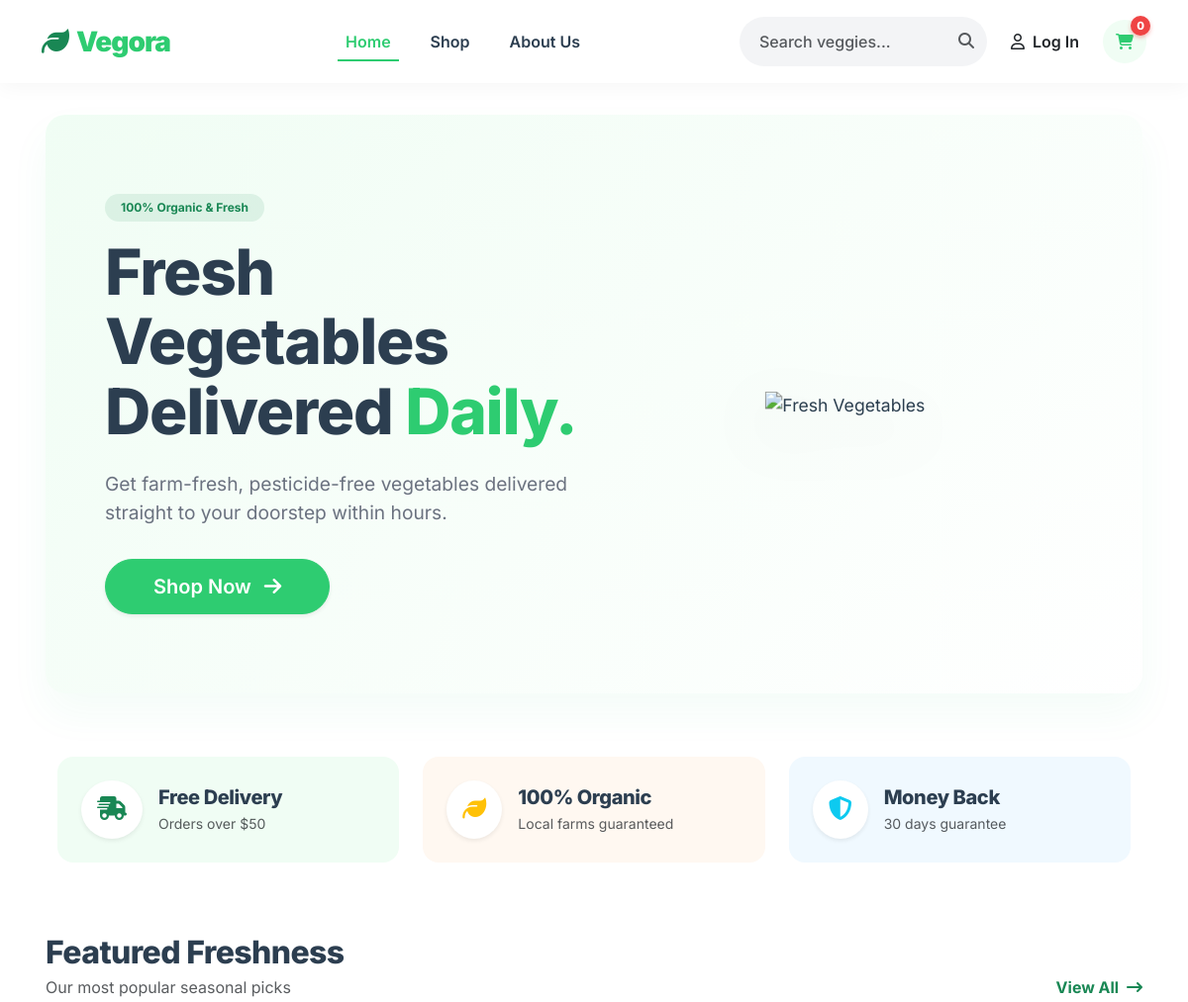
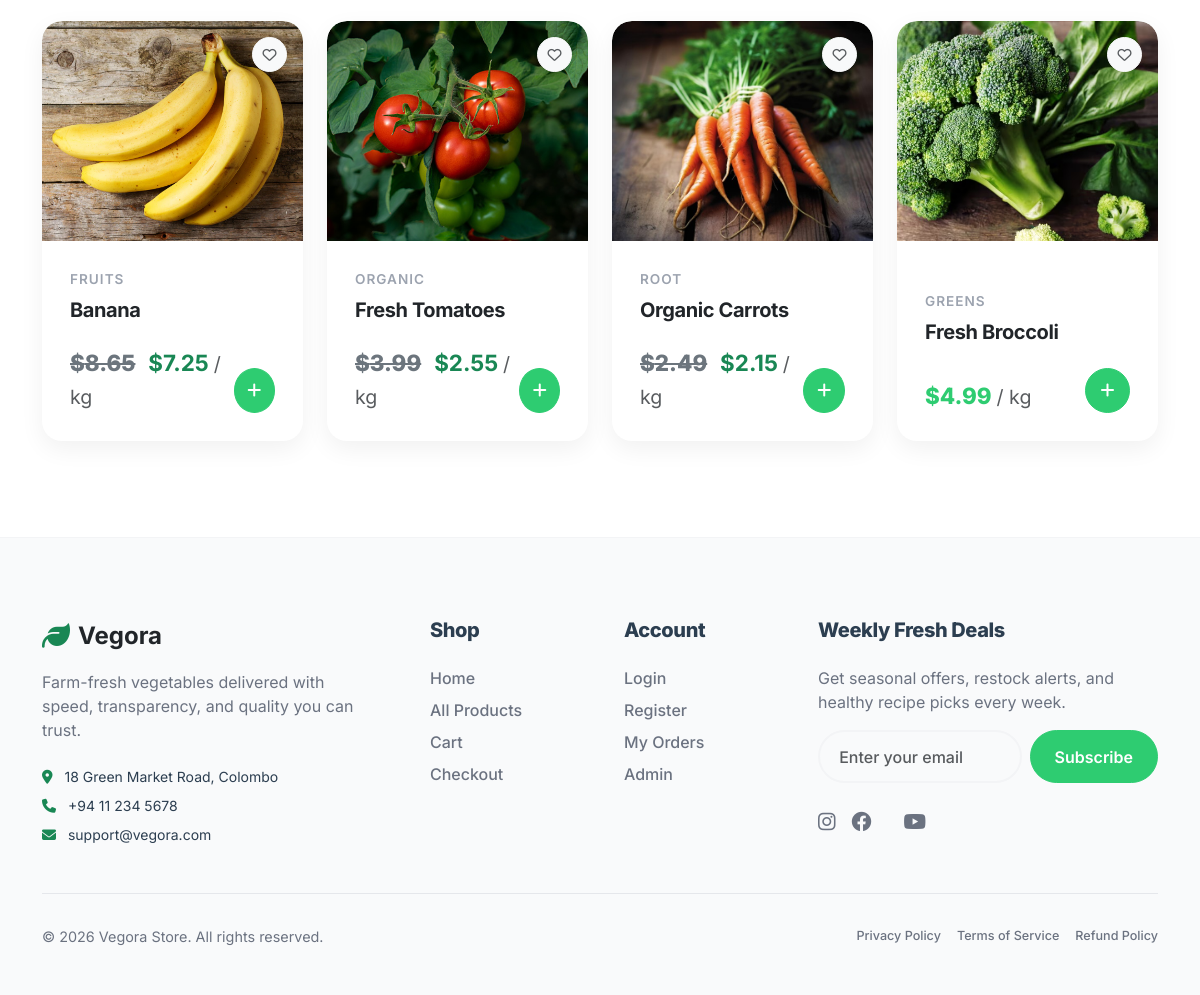
The page / on the database its author committed (2 pictures, top to bottom).
### tables this page shows
CREATE TABLE `products` (
  `id` int NOT NULL AUTO_INCREMENT,
  `name` varchar(100) NOT NULL,
  `price` decimal(10,2) NOT NULL,
  `image` varchar(255) NOT NULL,
  `stock` int NOT NULL DEFAULT '0',
  `stock_limit` int NOT NULL DEFAULT '20',
  `category_id` int NOT NULL,
  `created_at` timestamp NULL DEFAULT CURRENT_TIMESTAMP,
  `discounted_price` decimal(10,2) DEFAULT NULL,
  `description` text,
  PRIMARY KEY (`id`),
  KEY `idx_products_category_id` (`category_id`),
  CONSTRAINT `fk_products_category_id` FOREIGN KEY (`category_id`) REFERENCES `product_categories` (`id`) ON DELETE RESTRICT
);

CREATE TABLE `product_categories` (
  `id` int NOT NULL AUTO_INCREMENT,
  `name` varchar(100) NOT NULL,
  `created_at` timestamp NULL DEFAULT CURRENT_TIMESTAMP,
  PRIMARY KEY (`id`),
  UNIQUE KEY `name` (`name`)
);

### controllers/productController.php (called while the page is built, shortened)
<?php
require_once __DIR__ . '/../config/db.php';
require_once __DIR__ . '/../models/Product.php';
$productModel = new Product($pdo);
function getAllProducts() {
    global $productModel;
    return $productModel->getAll();
}
?>

### models/Product.php (called while the page is built, shortened)
<?php
class Product {
    private $pdo;
    public function __construct($pdo) {
        $this->pdo = $pdo;
    }
    public function getAll() {
        $stmt = $this->pdo->query("SELECT p.*, pc.name AS category, CASE WHEN p.discounted_price IS NOT NULL AND p.discounted_price > 0 AND p.discounted_price < p.price THEN p.discounted_price ELSE p.price END AS effective_price FROM products p LEFT JOIN product_categories pc ON pc.id = p.category_id ORDER BY p.created_at DESC");
        return $stmt->fetchAll(PDO::FETCH_ASSOC);
    }
}
?>

### index.php (the view, shortened to what this page needs)
<?php
require_once __DIR__ . '/controllers/productController.php';
$products = getAllProducts();
$featuredProducts = array_slice($products, 0, 4);
?>
<!DOCTYPE html>
<html lang="en">
<head>
  <link href="https://cdnjs.cloudflare.com/ajax/libs/font-awesome/6.4.0/css/all.min.css" rel="stylesheet">
  <link href="https://cdn.jsdelivr.net/npm/bootstrap@5.3.0/dist/css/bootstrap.min.css" rel="stylesheet">
  <link href="css/style.css" rel="stylesheet">
</head>
<body>
  <?php require_once 'includes/navbar.php'; ?>
  <main class="container">
    <section class="hero-section row align-items-center mx-1">
      <div class="col-lg-6 hero-text z-1">
        <span class="badge bg-success bg-opacity-10 text-success rounded-pill px-3 py-2 mb-3 fw-bold">100% Organic & Fresh</span>
        <h1>Fresh Vegetables <br> Delivered <span class="text-highlight">Daily.</span></h1>
        <p>Get farm-fresh, pesticide-free vegetables delivered straight to your doorstep within hours.</p>
        <div class="d-flex gap-3 mt-4">
          <a href="shop.php" class="btn btn-primary btn-lg rounded-pill px-5 shadow-sm">Shop Now <i class="fa-solid fa-arrow-right ms-2"></i></a>
        </div>
      </div>
      <div class="col-lg-6 mt-5 mt-lg-0 text-center" style="background: transparent;">
        <img src="./assets/2.png" alt="Fresh Vegetables" class="img-fluid hero-img" width="100%" height="420" style="background: transparent; mix-blend-mode: multiply; object-fit: contain;">
      </div>
    </section>
    <section class="row g-4 mb-5 mx-1">
      <div class="col-md-4">
        <div class="d-flex align-items-center gap-3 p-4 rounded-4" style="background: #f0fdf4;">
          <div class="bg-white p-3 rounded-circle text-success shadow-sm"><i class="fa-solid fa-truck-fast fs-4"></i></div>
          <div><h5 class="mb-1">Free Delivery</h5><p class="mb-0 text-muted small">Orders over $50</p></div>
        </div>
      </div>
      <div class="col-md-4">
        <div class="d-flex align-items-center gap-3 p-4 rounded-4" style="background: #fff8f1;">
          <div class="bg-white p-3 rounded-circle text-warning shadow-sm"><i class="fa-solid fa-leaf fs-4"></i></div>
          <div><h5 class="mb-1">100% Organic</h5><p class="mb-0 text-muted small">Local farms guaranteed</p></div>
        </div>
      </div>
      <div class="col-md-4">
        <div class="d-flex align-items-center gap-3 p-4 rounded-4" style="background: #f0f9ff;">
          <div class="bg-white p-3 rounded-circle text-info shadow-sm"><i class="fa-solid fa-shield-halved fs-4"></i></div>
          <div><h5 class="mb-1">Money Back</h5><p class="mb-0 text-muted small">30 days guarantee</p></div>
        </div>
      </div>
    </section>
    <section class="my-5 pt-4">
      <div class="d-flex justify-content-between align-items-end mb-4 mx-1">
        <div>
          <h2 class="mb-1">Featured Freshness</h2>
          <p class="text-muted mb-0">Our most popular seasonal picks</p>
        </div>
        <a href="shop.php" class="text-success text-decoration-none fw-bold">View All <i class="fa-solid fa-arrow-right-long ms-1"></i></a>
      </div>
      <div class="row g-4">
        <?php foreach ($featuredProducts as $index => $product): ?>
        <div class="col-xl-3 col-lg-4 col-md-6 <?php echo $index == 3 ? 'd-none d-xl-block' : ''; ?>">
          <div class="card product-card h-100">
            <a href="product.php?id=<?php echo $product['id']; ?>" class="text-decoration-none text-dark d-flex flex-column h-100">
              <button class="btn btn-sm btn-light position-absolute top-0 end-0 m-3 z-1 rounded-circle shadow-sm" style="width: 35px; height: 35px;"><i class="fa-regular fa-heart text-muted"></i></button>
              <div class="img-wrapper">
                <?php $imgSrc = str_starts_with($product['image'], 'http') ? $product['image'] : $product['image']; ?>
                <img src="<?php echo htmlspecialchars($imgSrc); ?>" class="card-img-top" alt="<?php echo htmlspecialchars($product['name']); ?>">
              </div>
              <div class="card-body d-flex flex-column">
                <span class="product-category"><?php echo htmlspecialchars($product['category']); ?></span>
                <h3 class="product-title"><?php echo htmlspecialchars($product['name']); ?></h3>
            </a>
              <div class="d-flex justify-content-between align-items-end mt-auto pt-3">
                <div class="product-price mb-0">
                  <?php if (!empty($product['discounted_price']) && $product['discounted_price'] > 0 && $product['discounted_price'] < $product['price']): ?>
                    <span class="text-decoration-line-through text-secondary me-2">$<?php echo number_format($product['price'], 2); ?></span>
                    <span class="text-success fw-bold">$<?php echo number_format($product['discounted_price'], 2); ?></span>
                  <?php else: ?>
                    $<?php echo number_format($product['price'], 2); ?>
                  <?php endif; ?>
                  <span class="small text-muted fw-normal">/ kg</span>
                </div>
                <button class="btn btn-primary rounded-circle p-0" style="width: 45px; height: 45px;" onclick="addToCart(<?php echo $product['id']; ?>)"><i class="fa-solid fa-plus"></i></button>
              </div>
            </div>
          </div>
        </div>
        <?php endforeach; ?>
    </section>
  </main>
  <?php require_once 'includes/footer.php'; ?>
</body>
</html>

### rows shown on the page
products: image (picture), category.name "FRUITS", name "Banana", price "8.65", discounted_price "7.25"
products: image (picture), category.name "ORGANIC", name "Fresh Tomatoes", price "3.99", discounted_price "2.55"
products: image (picture), category.name "ROOT", name "Organic Carrots", price "2.49", discounted_price "2.15"
products: image (picture), category.name "GREENS", name "Fresh Broccoli", price "4.99"
